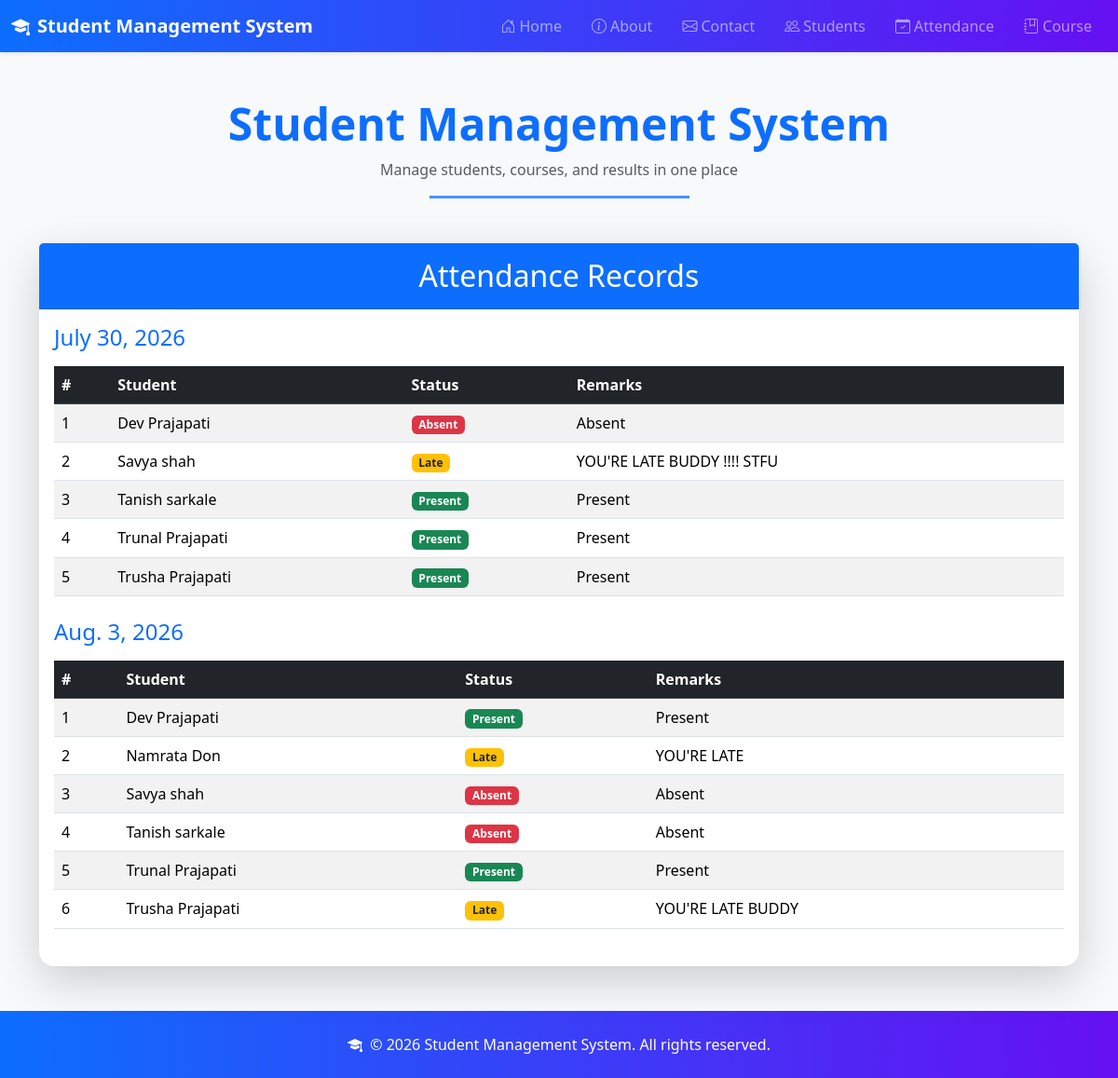
The page /attendance/ on the database its author committed.
### student/models.py (models this page shows, shortened)
class Attendance(models.Model):
    STATUS_CHOICES = [
        ('Present', 'Present'),
        ('Absent', 'Absent'),
        ('Late', 'Late'),
    ]
    student = models.ForeignKey(
        'Student',
        on_delete=models.CASCADE
    )
    date = models.DateField()
    status = models.CharField(
        max_length=10,
        choices=STATUS_CHOICES
    )
    remarks = models.CharField(
        max_length=100,
        blank=True,
        null=True
    )

class Student(models.Model):
    name = models.CharField(max_length=100)
    email = models.EmailField()
    mobile = models.CharField(max_length=15)

### student/views.py (the view)
# urls.py: path('attendance/', views.attendance_list, name='attendance_list'),
def attendance_list(request):
    attendance_records = Attendance.objects.select_related('student').order_by('date', 'student__name')
    grouped_records = OrderedDict()
    for record in attendance_records:
        grouped_records.setdefault(record.date, []).append(record)
    return render(request, 'student_crud/attendencelist.html', {'attendance_by_date': grouped_records.items()})

### student/Template/student_crud/attendencelist.html (shortened to what this page needs)
{% extends 'base.html' %}
{% block content %}
<div class="card shadow-lg border-0 rounded-4">
    <div class="card-header bg-primary text-white text-center py-3">
        <h2 class="mb-0">Attendance Records</h2>
    </div>
    <div class="card-body">
        {% if attendance_by_date %}
            {% for date, records in attendance_by_date %}
                <div class="mb-4">
                    <h4 class="mb-3 text-primary">{{ date }}</h4>
                    <table class="table table-striped table-hover">
                        <thead class="table-dark">
                            <tr>
                                <th>#</th>
                                <th>Student</th>
                                <th>Status</th>
                                <th>Remarks</th>
                            </tr>
                        </thead>
                        <tbody>
                            {% for record in records %}
                                <tr>
                                    <td>{{ forloop.counter }}</td>
                                    <td>{{ record.student.name }}</td>
                                    <td>
                                        {% if record.status == 'Present' %}
                                            <span class="badge bg-success">Present</span>
                                        {% elif record.status == 'Absent' %}
                                            <span class="badge bg-danger">Absent</span>
                                        {% else %}
                                            <span class="badge bg-warning text-dark">Late</span>
                                        {% endif %}
                                    </td>
                                    <td>{{ record.remarks|default:'-' }}</td>
                                </tr>
                            {% endfor %}
                        </tbody>
                    </table>
                </div>
            {% endfor %}
        {% else %}
            <div class="alert alert-info">No attendance records found.</div>
        {% endif %}
    </div>
</div>
{% endblock %}

### rows shown on the page
Attendance: date "July 30, 2026", student.name "Dev Prajapati", status "Absent", remarks "Absent"
Attendance: student.name "Savya shah", status "Late", remarks "YOU'RE LATE BUDDY !!!! STFU"
Attendance: student.name "Tanish sarkale", status "Present", remarks "Present"
Attendance: student.name "Trunal Prajapati", status "Present", remarks "Present"
Attendance: student.name "Trusha Prajapati", status "Present", remarks "Present"
Attendance: date "Aug. 3, 2026", student.name "Dev Prajapati", status "Present", remarks "Present"
Attendance: student.name "Namrata Don", status "Late", remarks "YOU'RE LATE"
Attendance: student.name "Savya shah", status "Absent", remarks "Absent"
Attendance: student.name "Tanish sarkale", status "Absent", remarks "Absent"
Attendance: student.name "Trunal Prajapati", status "Present", remarks "Present"
Attendance: student.name "Trusha Prajapati", status "Late", remarks "YOU'RE LATE BUDDY"
